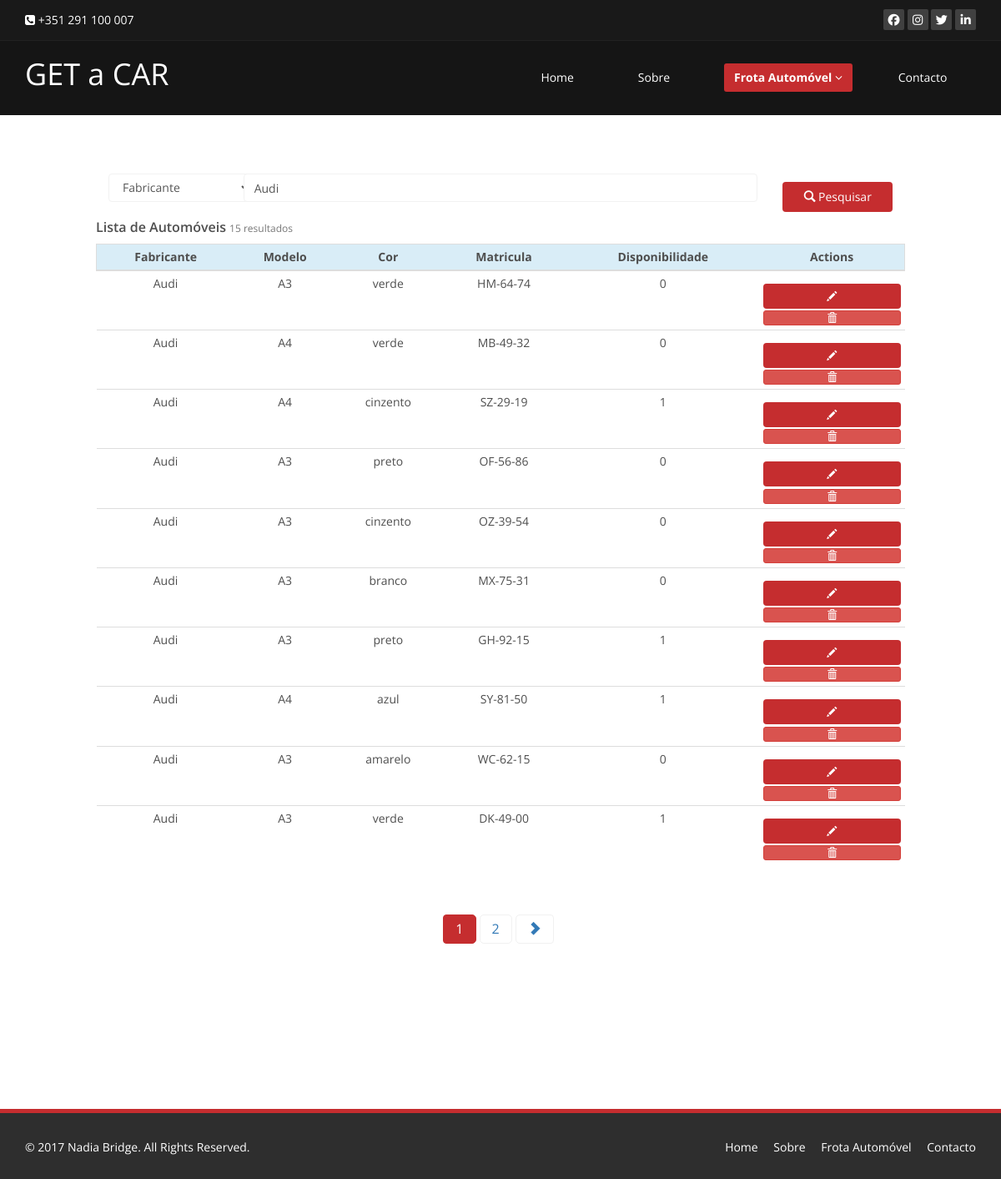
/frota/pesquisar/?search_type=fab&search_term=Audi, run on the app's committed database.
### tables this page shows
CREATE TABLE `automoveis` (
  `id` int(11) NOT NULL AUTO_INCREMENT,
  `modelo_id` int(11) DEFAULT NULL,
  `cor_id` int(11) DEFAULT NULL,
  `disponibilidade` tinyint(1) DEFAULT NULL,
  `matricula` char(8) DEFAULT NULL,
  PRIMARY KEY (`id`),
  KEY `fk-model_idx` (`modelo_id`),
  KEY `fk-color_idx` (`cor_id`),
  CONSTRAINT `fk-color` FOREIGN KEY (`cor_id`) REFERENCES `cores` (`id`) ON DELETE NO ACTION ON UPDATE NO ACTION,
  CONSTRAINT `fk-model` FOREIGN KEY (`modelo_id`) REFERENCES `modelos` (`id`) ON DELETE NO ACTION ON UPDATE NO ACTION
);

CREATE TABLE `fabricantes` (
  `id` int(11) NOT NULL AUTO_INCREMENT,
  `nome` varchar(45) DEFAULT NULL,
  PRIMARY KEY (`id`)
);

CREATE TABLE `modelos` (
  `id` int(11) NOT NULL AUTO_INCREMENT,
  `nome` varchar(45) DEFAULT NULL,
  `fabricante_id` int(11) DEFAULT NULL,
  PRIMARY KEY (`id`),
  KEY `fk-fabricante_idx` (`fabricante_id`),
  CONSTRAINT `fk-fabricante` FOREIGN KEY (`fabricante_id`) REFERENCES `fabricantes` (`id`) ON DELETE NO ACTION ON UPDATE NO ACTION
);

CREATE TABLE `cores` (
  `id` int(11) NOT NULL AUTO_INCREMENT,
  `nome` varchar(45) DEFAULT NULL,
  PRIMARY KEY (`id`)
);

### application/views/init.php (called while the page is built, shortened)
<?php
$this->load->view('html');

### application/controllers/Frota.php (called while the page is built, shortened)
<?php
class Frota extends CI_Controller {
	public function __construct(){
		$this->load->model('frota_model');
	}
	public function pesquisar(){
		$this->load->helper('form');
		$this->load->library('pagination');
		$search = array();
		$data["types"] = array(
			'model' => "Modelo",
			'mat' => "Matricula",
			'fab' => "Fabricante"
			);
		$search['search_type'] = $this->input->get('search_type');
		$search['search_term'] = $this->input->get('search_term');
		$form_url = "frota/pesquisar";
		if(count($search) > 0){
			$form_url.='?'.http_build_query($search, '', "&");
		}
		$offset = $this->input->get('page')??0;
		$config['enable_query_string'] 	= true;
		$config['page_query_string'] 	= true;
		$config['base_url'] 			= base_url($form_url);
		$config['total_rows'] 			= $this->frota_model->getCarListCount($search);
		$this->pagination->initialize($config);
		$data['search_type'] = $this->input->get('search_type');
		$data['search_term'] = $this->input->get('search_term');
		$data['search_total_results']	= $config['total_rows'];
		$data['search_results']			= $this->frota_model->getCarList($search, $offset);
		$data['search_pagination']		= $this->pagination->create_links();
		$data['active_item']	= 'frota';
		$data['content']		= 'frota/pesquisar';
		$this->load->view('init', $data);
	}
}

### application/models/Frota_model.php (called while the page is built, shortened)
<?php
class Frota_model extends CI_Model {
	public function getCarList(array $search = array(), int $offset = 0, int $limit = ITEMS_PER_PAGE){
		$this->db->select("car.id, car.disponibilidade, car.matricula, modl.nome as modelo, cor.nome as cor, fab.nome as fabricante");
		$this->db->from("automoveis car");
		$this->db->join("modelos modl", "modl.id = car.modelo_id");
		$this->db->join("cores cor", "cor.id = car.cor_id");
		$this->db->join("fabricantes fab", "fab.id = modl.fabricante_id");
		$this->db->group_by("car.id");
		$this->db->limit($limit, $offset);
		$this->db->order_by("car.id", "DESC");
		return $this->db->get()->result();
	}
	public function getCarListCount(array $search = array()): int{
		$this->db->select("car.id, car.disponibilidade, car.matricula, modl.nome as modelo, cor.nome as cor, fab.nome as fabricante");
		$this->db->from("automoveis car");
		$this->db->join("modelos modl", "modl.id = car.modelo_id");
		$this->db->join("cores cor", "cor.id = car.cor_id");
		$this->db->join("fabricantes fab", "fab.id = modl.fabricante_id");
		$this->db->group_by("car.id");
		return $this->db->count_all_results();
	}
	public function applyFilter($search){
		if ($search['search_type'] ?? false) {
			switch ($search['search_type']) {
				case 'fab':
				$this->db->like("fab.nome", $search['search_term']);
				break;
			}
		}
	}
}

### index.php (called while the page is built, shortened)
<?php
require_once BASEPATH.'core/CodeIgniter.php';

### application/views/frota/pesquisar.php (the view, shortened to what this page needs)
<div class="container-fluid">
	<div class="starter-template">
		<div class="row">
			<div class="col-xs-10 col-xs-offset-1">
				<div class="content">
					<?php
					$attributes = array('class' => 'form-inline', "method" => "GET");
					echo form_open('frota/pesquisar/', $attributes);
					?>
					<div class="form-group col-xs-2">
						<select class="form-control" name="search_type">
							<?php
							$checked="";
							foreach ($types as $key => $tipo) {
								if($search_type == $key){
									$checked = 'selected';
								}
								echo '<option '.$checked.' value="'.$key.'">'.$tipo.'</option>';
								$checked="";
							}
							?>
						</select>
					</div>
					<div class="form-group col-xs-8">
						<input type="text" class="form-control search" name="search_term" placeholder="Termo de pesquisar..." value="<?php echo $search_term ?>">
					</div>
					<div class="form-group col-xs-2">
						<button type="submit" class="btn btn-primary btns_index"><span class="glyphicon glyphicon-search"></span> Pesquisar</button>
					</div>
					<?php
					echo form_close();
					?>
				</div>
			</div>
		</div>
		<div class="row">
			<div class="col-xs-10 col-xs-offset-1">
				<div class="table-responsive">
					<table class="table table-hover table-condensed">
						<h4 class="">Lista de Automóveis <small> <?php echo $search_total_results." resultados"; ?></small></h4>
						<thead class="table-bordered">
							<tr class="info">
								<th> Fabricante </th>
								<th> Modelo </th>
								<th> Cor </th>
								<th> Matricula </th>
								<th> Disponibilidade </th>
								<th> Actions </th>
							</tr>
						</thead>
						<tbody>
							<?php
							foreach ($search_results as $carro) {
								echo '<tr>';
								echo '<td><a class="search_link" href="'.base_url('frota/pesquisar/?search_type=fab&search_term='.$carro->fabricante).'">'.$carro->fabricante.'</a></td>';
								echo '<td><a class="search_link" href="'.base_url('frota/pesquisar/?search_type=model&search_term='.$carro->modelo).'">'.$carro->modelo.'</a></td>';
								echo '<td>'.$carro->cor.'</td>';
								echo '<td>'.$carro->matricula.'</td>';
								echo '<td>'.$carro->disponibilidade.'</td>';
								?>
								<td>
									<a href="<?php echo base_url('frota/editar/'.$carro->id) ?>" class="btn btn-primary btn-xs btns_index" data-title="Edit"><span class="glyphicon glyphicon-pencil"></span></a>
									<a href="<?php echo base_url('frota/remover/'.$carro->id) ?>" class="btn btn-danger btn-xs btns_index" data-title="Delete"><span class="glyphicon glyphicon-trash"></span></a>
								</td>
							</tr>
							<?php } ?>
						</tbody>
					</table>
				</div>
			</div>
		</div>
		<div class="row">
			<div class="col-xs-10 col-xs-offset-1">
				<div class="text-center">
					<?php echo $search_pagination; ?>
				</div>
			</div>
		</div>
	</div>
</div>

### assets/css/style_.css (style rules this page uses)
.starter-template { padding: 5em 0 3em 0; }
.container-fluid { padding-left: 0; padding-right: 0; }
.search { min-width: 100%; }
.btns_index { width: 100%; }
a.btns_index { line-height: 1; }
.table>thead>tr>th, .table>tbody>tr>td, .table>tfoot>tr>td { vertical-align: middle; text-align: center; }
.table>tbody>tr>td>a.search_link { color: inherit; }

### assets/css/main.css (style rules this page uses)
body { background: #fff; font-family: 'Open Sans', sans-serif; color:#4e4e4e; line-height: 22px; }
h1, h2, h3, h4, h5, h6 { font-weight: 600; font-family: 'Open Sans', sans-serif; color:#4e4e4e; }
h4 { font-size: 16px; }
a { color: #c52d2f; -webkit-transition: color 300ms, background-color 300ms; -moz-transition: color 300ms, background-color 300ms; -o-transition: color 300ms, background-color 300ms; transition: color 300ms, background-color 300ms; }
.btn-primary { padding: 8px 20px; background: #c52d2f; color: #fff; border-radius: 4px; border:none; margin-top: 10px; }
.form-group .form-control { padding: 7px 12px; border-color:#f2f2f2; box-shadow: none; }
ul.pagination > li > a { border: 1px solid #F1F1F1; margin-right:5px; border-radius: 5px; font-size: 16px; padding: 5px 14px; }

### data on the page
automoveis: fabricantes.nome "Audi", modelo.nome "A3", cor.nome "verde", matricula "HM-64-74", disponibilidade "0"
automoveis: fabricantes.nome "Audi", modelo.nome "A4", cor.nome "verde", matricula "MB-49-32", disponibilidade "0"
automoveis: fabricantes.nome "Audi", modelo.nome "A4", cor.nome "cinzento", matricula "SZ-29-19", disponibilidade "1"
automoveis: fabricantes.nome "Audi", modelo.nome "A3", cor.nome "preto", matricula "OF-56-86", disponibilidade "0"
automoveis: fabricantes.nome "Audi", modelo.nome "A3", cor.nome "cinzento", matricula "OZ-39-54", disponibilidade "0"
automoveis: fabricantes.nome "Audi", modelo.nome "A3", cor.nome "branco", matricula "MX-75-31", disponibilidade "0"
automoveis: fabricantes.nome "Audi", modelo.nome "A3", cor.nome "preto", matricula "GH-92-15", disponibilidade "1"
automoveis: fabricantes.nome "Audi", modelo.nome "A4", cor.nome "azul", matricula "SY-81-50", disponibilidade "1"
automoveis: fabricantes.nome "Audi", modelo.nome "A3", cor.nome "amarelo", matricula "WC-62-15", disponibilidade "0"
automoveis: fabricantes.nome "Audi", modelo.nome "A3", cor.nome "verde", matricula "DK-49-00", disponibilidade "1"

### other printed values
$search_total_results "15"
$search_pagination "1 2"
form field search_type "Fabricante"
